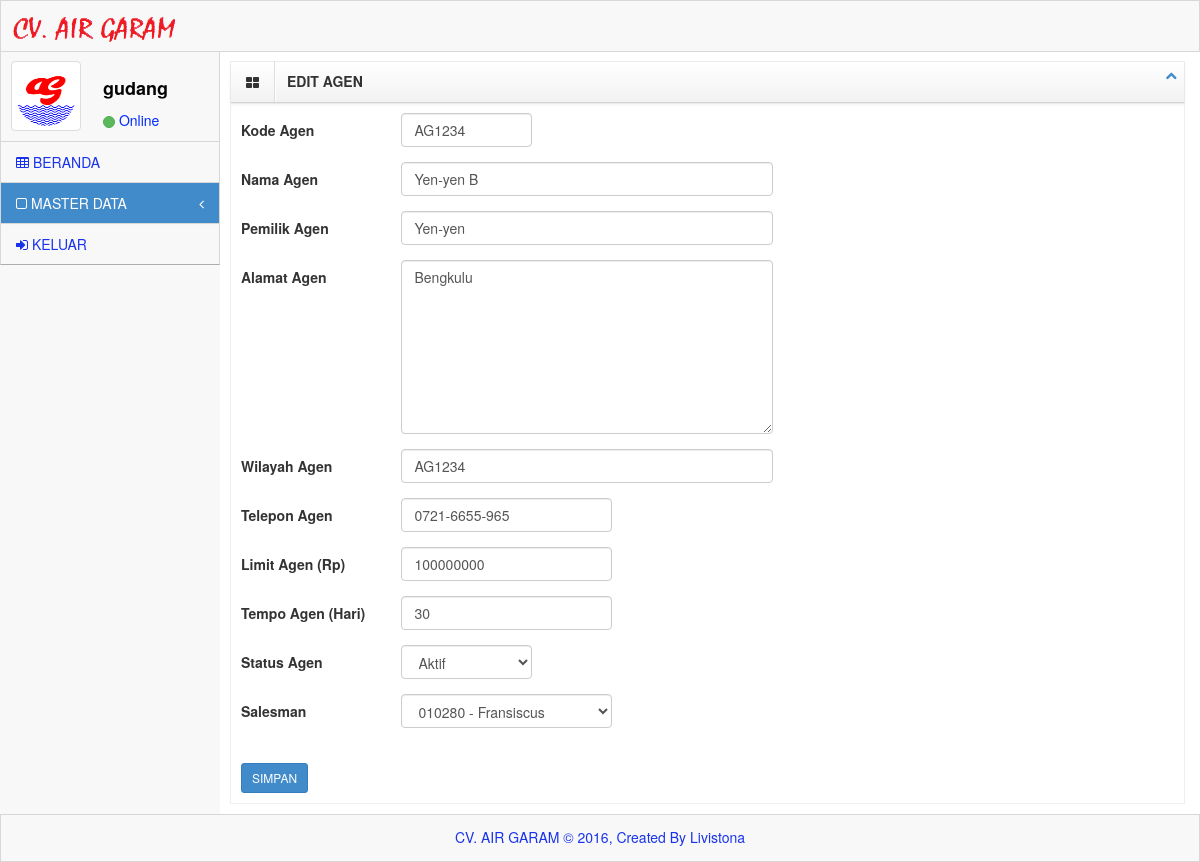
/system/index.php?menu=master&sub_menu=agen_edit&id=1 (signed in), run on the app's committed database.
### tables this page shows
CREATE TABLE IF NOT EXISTS `konsumen_agen` (
  `id_agen` int(10) NOT NULL AUTO_INCREMENT,
  `kode_agen` varchar(10) DEFAULT NULL,
  `nama_agen` varchar(50) NOT NULL,
  `pemilik_agen` varchar(50) NOT NULL,
  `alamat_agen` text NOT NULL,
  `kel_desa_agen` varchar(30) DEFAULT NULL,
  `kecamatan_agen` varchar(30) DEFAULT NULL,
  `kab_kota_agen` varchar(30) DEFAULT NULL,
  `provinsi_agen` varchar(30) DEFAULT NULL,
  `wilayah_agen` varchar(100) DEFAULT NULL,
  `telpon_agen` varchar(15) DEFAULT NULL,
  `limit_agen` int(11) DEFAULT '0',
  `tempo_agen` int(11) DEFAULT '0',
  `status_agen` enum('Aktif','Tidak Aktif') NOT NULL,
  `salesman_agen` varchar(10) DEFAULT NULL,
  PRIMARY KEY (`id_agen`),
  KEY `salesman_agen` (`salesman_agen`)
);

### system/menu/agen_edit.php (the view, shortened to what this page needs)
<div id="content">
	<div class="inner" style="min-height: 700px;">
		<div class="row">
            <div class="col-lg-12">
                <div class="box">
				<header>
                    <div class="icons"><i class="icon-th-large"></i></div>
                        <h5>EDIT AGEN</h5>
                    <div class="toolbar">
                    <ul class="nav">
                        <li>
                        <div class="btn-group">
                            <a class="accordion-toggle btn btn-xs minimize-box" data-toggle="collapse" href="#collapseOne">
                                <i class="icon-chevron-up"></i>
                            </a>
                        </div>
                        </li>
                    </ul>
                    </div>
				</header>
                <div id="collapseOne" class="accordion-body collapse in body">
                    <form action="" class="form-horizontal" method="POST" id="block-validate">
					<?php
					$id_agen = $_GET['id'];
					$cek_agen	= mysql_query("SELECT a.id_agen, a.kode_agen, a.nama_agen, a.pemilik_agen, a.alamat_agen, a.wilayah_agen,a.telpon_agen,a.limit_agen, a.tempo_agen,
										a.status_agen, a.salesman_agen, a.salesman_agen, b.nama_karyawan FROM konsumen_agen a, karyawan b where a.salesman_agen=b.nik and a.id_agen='$id_agen'");
					$hasil_agen = mysql_fetch_array($cek_agen);
					?>
						 <div class="form-group">
                            <label class="control-label col-lg-2">Kode Agen</label>
                            <div class="col-lg-2">
                                <input type="text" name="kode" value="<?php echo $hasil_agen['kode_agen'];?>" class="form-control" />
                            </div>
                        </div>
                        <div class="form-group">
                            <label class="control-label col-lg-2">Nama Agen</label>
                            <div class="col-lg-5">
                                <input type="text" name="nama" value="<?php echo $hasil_agen['nama_agen'];?>" class="form-control" />
                            </div>
                        </div>
						<div class="form-group">
                            <label class="control-label col-lg-2">Pemilik Agen</label>
                            <div class="col-lg-5">
                                <input type="text" name="nama2" value="<?php echo $hasil_agen['pemilik_agen'];?>" class="form-control" />
                            </div>
                        </div>
						 <div class="form-group">
                            <label class="control-label col-lg-2">Alamat Agen</label>
                            <div class="col-lg-5">
                                <textarea name="alamat" class="form-control" rows="8"><?php echo $hasil_agen['alamat_agen'];?></textarea>
                            </div>
						</div>
						<div class="form-group">
                            <label class="control-label col-lg-2">Wilayah Agen</label>
                            <div class="col-lg-5">
                                <input type="text" name="wilayah" class="form-control" value="<?php echo $hasil_agen['kode_agen'];?>"/>
                            </div>
                        </div>
                       <div class="form-group">
                            <label class="control-label col-lg-2">Telepon Agen</label>
                            <div class="col-lg-3">
                                <input type="text" name="telepon" class="form-control" value="<?php echo $hasil_agen['telpon_agen'];?>"/>
                            </div>
                        </div>
						<div class="form-group">
                            <label class="control-label col-lg-2">Limit Agen (Rp)</label>
                            <div class="col-lg-3">
                                <input type="text" name="limit" class="form-control" value="<?php echo $hasil_agen['limit_agen'];?>"/>
                            </div>
                        </div>
						<div class="form-group">
                            <label class="control-label col-lg-2">Tempo Agen (Hari)</label>
                            <div class="col-lg-3">
                                <input type="text" name="tempo" class="form-control" value="<?php echo $hasil_agen['tempo_agen'];?>"/>
                            </div>
                        </div>
							<div class="form-group">
                            <label class="control-label col-lg-2">Status Agen</label>
                            <div class="col-lg-2">
								<select name="status" id="sport" class="form-control">
									<option value="<?php echo $hasil_agen['status_agen'];?>"><?php echo $hasil_agen['status_agen'];?></option>
								</select>
                            </div>
                        </div>
						 <div class="form-group">
                            <label class="control-label col-lg-2">Salesman</label>
                            <div class="col-lg-3">
								<select name="karyawan" id="sport" class="form-control">
									<option value="<?php echo $hasil_agen['salesman_agen'];?>"><?php echo $hasil_agen['salesman_agen'];?> - <?php echo $hasil_agen['nama_karyawan'];?></option>
								</select>
                            </div>
                        </div>
						<br>
                        <div class="form-actions no-margin-bottom" style="text-align:left;">
                            <input type="submit" value="SIMPAN" name="simpan" class="btn btn-primary btn-sm" />
                        </div>
					</form>
                </div>
                </div>
            </div>
        </div>
	</div>
</div>
</div>

### system/assets/css/main.css (style rules this page uses)
@media (min-width: 768px) { html, body { height: 100%; } }
body.padTop53 { padding-top: 75px; overflow: visible; }
@media (min-width: 802px) { body.padTop53 { padding-top: 51px; } }
@media (min-width: 768px) { #content { margin-left: 100px; } }
@media (min-width: 992px) { #content { margin-left: 220px; } }
#content { -webkit-transition: margin 0.4s; transition: margin 0.4s; }
.inner { position: relative; min-height: 1px; padding-right: 15px; padding-left: 10px; background: #fff; border: 0px solid #e4e4e4; min-height:1200px; }
@media (min-width: 768px) { .inner { float: left; width: 100%; } }
.inner .row { margin-right: -15px; margin-left: -15px; }
.box { position: relative; display: block; margin: 10px auto; border: 1px solid #efefef; }
.box header { background-repeat: repeat-x; border-bottom: 1px solid #d4d4d4; -webkit-box-shadow: 0 1px 4px rgba(0, 0, 0, 0.065); box-shadow: 0 1px 4px rgba(0, 0, 0, 0.065); background-image: linear-gradient(to bottom, #ffffff 0%, #f2f2f2 100%); }
.box header:before, .box header:after { display: table; content: " "; }
.box header:after { clear: both; }
.box header .icons, .box header h5, .box header .toolbar { position: relative; display: block; float: left; min-height: 1px; padding: 0; margin: 0; }
.box header .icons { padding: 10px 15px; border-right: 1px solid #ddd; -webkit-box-shadow: 1px 0px 0px #ffffff; box-shadow: 1px 0px 0px #ffffff; }
.box header h5 { padding: 12px; font-weight: bold; }
.box header .toolbar { display: inline-table; float: right; }
.box header .toolbar .nav { margin: 1px 1px 0 0; }
.box header .toolbar .nav > li { display: inline-block; }
.box .body { padding: 10px; -webkit-box-shadow: inset 0 1px 1px rgba(0, 0, 0, 0.05); box-shadow: inset 0 1px 1px rgba(0, 0, 0, 0.05); }

### system/assets/css/MoneAdmin.css (style rules this page uses)
body { background-color: #f8f8f8; }

### data on the page
konsumen_agen: kode "AG1234", nama "Yen-yen B", nama2 "Yen-yen", alamat "Bengkulu", wilayah "AG1234", telepon "0721-6655-965", limit "100000000", tempo "30", status "Aktif", karyawan "010280 - Fransiscus"

### other printed values
$_SESSION['username'] "gudang"
